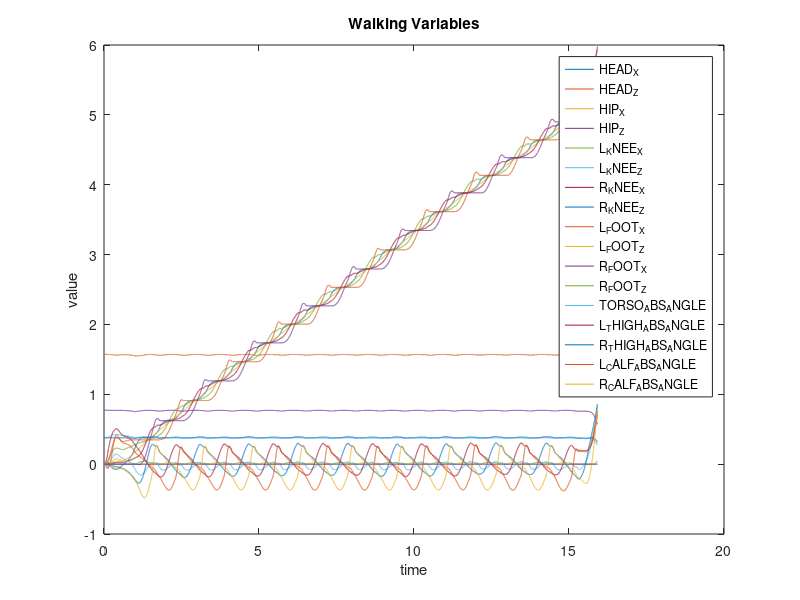

Recreate this plot in MATLAB.
M = dlmread('plotoutput.txt');


x = M(:,1);
figure
plot(x,M(:,2:end));


title('Walking Variables')
xlabel('time')
ylabel('value')

legend('HEAD_X','HEAD_Z','HIP_X','HIP_Z','L_KNEE_X','L_KNEE_Z','R_KNEE_X',...
'R_KNEE_Z','L_FOOT_X','L_FOOT_Z','R_FOOT_X','R_FOOT_Z','TORSO_ABS_ANGLE',...
'L_THIGH_ABS_ANGLE','R_THIGH_ABS_ANGLE','L_CALF_ABS_ANGLE','R_CALF_ABS_ANGLE');


